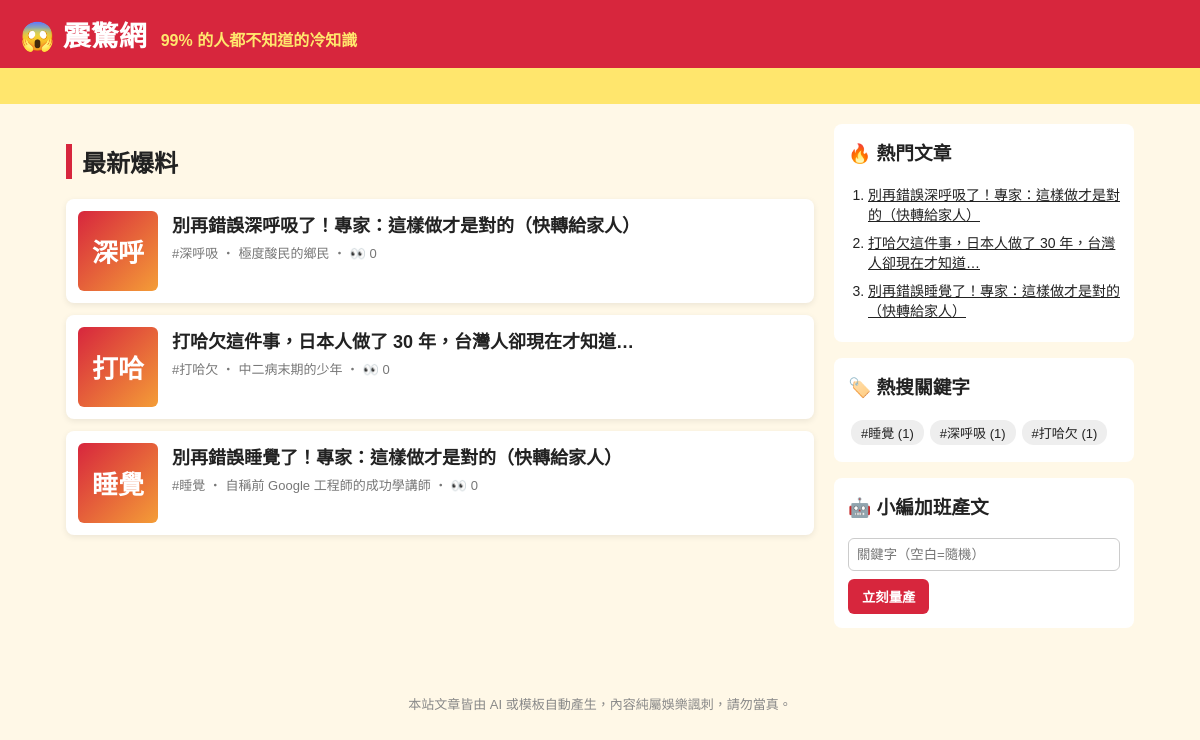
Before: / with the older database file.
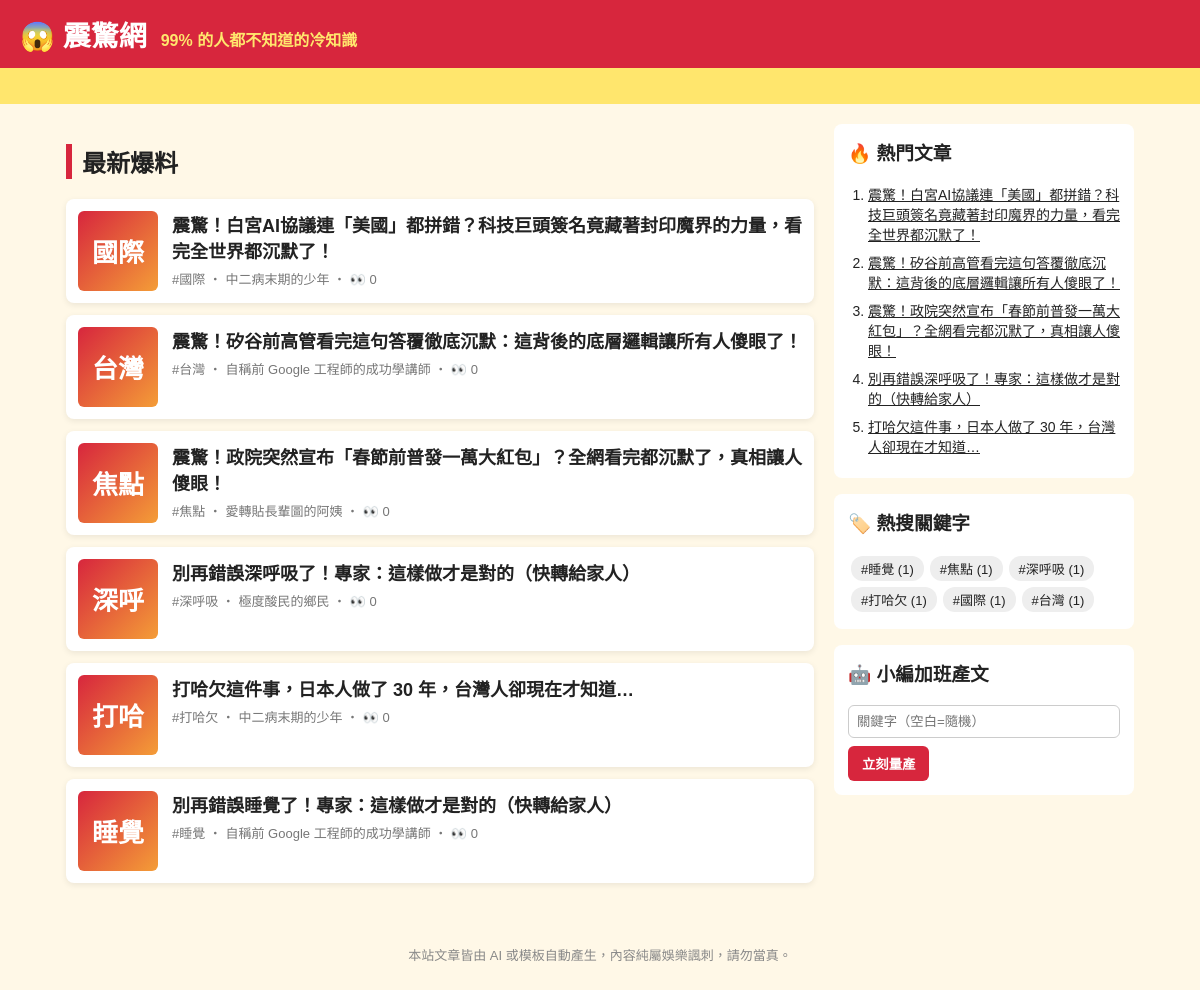
After: the same page with the newer database file.
### tables this page shows
CREATE TABLE articles (
                id         INTEGER PRIMARY KEY AUTOINCREMENT,
                keyword    TEXT NOT NULL,
                persona    TEXT NOT NULL,
                title      TEXT NOT NULL,
                content    TEXT NOT NULL,
                source     TEXT NOT NULL,
                views      INTEGER NOT NULL DEFAULT 0,
                created_at TEXT NOT NULL
            , news_title TEXT, news_url TEXT);

### app.py (the view)
@app.route("/")
def index():
    return render_template("index.html", articles=db.list_articles(), heading="最新爆料")

### app.py (called while the page is built)
@app.context_processor
def sidebar():
    return {"hot": db.hot_articles(), "tags": db.keywords(), "static_site": app.config["STATIC_SITE"]}

### db.py (called while the page is built)
def connect():
    conn = sqlite3.connect(DB_PATH)
    conn.row_factory = sqlite3.Row
    return conn

def list_articles(limit=50, keyword=None):
    with connect() as conn:
        if keyword:
            return conn.execute(
                "SELECT * FROM articles WHERE keyword = ? ORDER BY id DESC LIMIT ?", (keyword, limit)
            ).fetchall()
        return conn.execute("SELECT * FROM articles ORDER BY id DESC LIMIT ?", (limit,)).fetchall()

def hot_articles(limit=5):
    with connect() as conn:
        return conn.execute("SELECT * FROM articles ORDER BY views DESC, id DESC LIMIT ?", (limit,)).fetchall()

def keywords():
    with connect() as conn:
        return conn.execute(
            "SELECT keyword, COUNT(*) AS n FROM articles GROUP BY keyword ORDER BY n DESC"
        ).fetchall()

### templates/index.html
{% extends "base.html" %}
{% block content %}
<h2 class="heading">{{ heading }}</h2>
{% for a in articles %}
  <a class="card" href="{{ url_for('article', article_id=a.id) }}">
    <div class="thumb">{{ a.keyword[:2] }}</div>
    <div>
      <h3>{{ a.title }}</h3>
      <p class="meta">#{{ a.keyword }} ‧ {{ a.persona }}{% if not static_site %} ‧ 👀 {{ a.views }}{% endif %}</p>
    </div>
  </a>
{% else %}
  <p class="empty">還沒有文章。執行 <code>python generator.py -n 5</code> 或用右邊按鈕開始量產。</p>
{% endfor %}
{% endblock %}

### templates/base.html (shortened to what this page needs)
<!doctype html>
<html lang="zh-Hant">
<head>
  <link rel="stylesheet" href="{{ url_for('static', filename='style.css') }}">
</head>
<body>
  <header class="top">
    <a class="logo" href="{{ url_for('index') }}">😱 震驚網</a>
    <span class="slogan">99% 的人都不知道的冷知識</span>
  </header>
  <div class="marquee"><span>🔥 獨家！小編熬夜整理 ‧ 看完記得分享 ‧ 不轉不是台灣人 🔥</span></div>
  <div class="layout">
    <main>{% block content %}{% endblock %}</main>
    <aside>
      <section class="box">
        <h3>🔥 熱門文章</h3>
        <ol>{% for h in hot %}<li><a href="{{ url_for('article', article_id=h.id) }}">{{ h.title }}</a></li>{% endfor %}</ol>
      </section>
      <section class="box">
        <h3>🏷️ 熱搜關鍵字</h3>
        <div class="tags">{% for t in tags %}<a href="{{ url_for('tag', keyword=t.keyword) }}">#{{ t.keyword }} ({{ t.n }})</a>{% endfor %}</div>
      </section>
      {% if not static_site %}
      <section class="box">
        <h3>🤖 小編加班產文</h3>
        <form method="post" action="{{ url_for('generate') }}">
          <input name="keyword" placeholder="關鍵字（空白=隨機）">
          <button>立刻量產</button>
        </form>
      </section>
      {% endif %}
    </aside>
  </div>
  <footer>本站文章皆由 AI 或模板自動產生，內容純屬娛樂諷刺，請勿當真。</footer>
</body>
</html>

### static/style.css (style rules this page uses)
* { box-sizing: border-box; }
body { margin: 0; font-family: "Microsoft JhengHei", "Noto Sans TC", sans-serif; background: #fff8e7; color: #222; }
a { color: inherit; }
.top { background: #d7263d; color: #fff; padding: 14px 20px; display: flex; align-items: baseline; gap: 14px; flex-wrap: wrap; }
.logo { font-size: 28px; font-weight: 900; text-decoration: none; }
.slogan { color: #ffe66d; font-weight: bold; }
.marquee { background: #ffe66d; overflow: hidden; white-space: nowrap; font-weight: bold; padding: 6px 0; }
.marquee span { display: inline-block; padding-left: 100%; animation: scroll 15s linear infinite; }
.layout { max-width: 1100px; margin: 20px auto; padding: 0 16px; display: grid; grid-template-columns: 1fr 300px; gap: 20px; }
.heading { border-left: 6px solid #d7263d; padding-left: 10px; }
.card { display: flex; gap: 14px; background: #fff; border-radius: 8px; padding: 12px; margin-bottom: 12px; text-decoration: none; box-shadow: 0 2px 6px rgba(0,0,0,.08); }
.card h3 { margin: 0 0 6px; font-size: 18px; }
.thumb { flex: 0 0 80px; height: 80px; border-radius: 6px; background: linear-gradient(135deg, #d7263d, #f49d37); color: #fff; font-size: 26px; font-weight: 900; display: grid; place-items: center; }
.meta { color: #777; font-size: 13px; margin: 0; }
.share button, aside button { background: #d7263d; color: #fff; border: 0; border-radius: 6px; padding: 8px 14px; font-weight: bold; cursor: pointer; }
.box { background: #fff; border-radius: 8px; padding: 14px; margin-bottom: 16px; }
.box h3 { margin-top: 0; }
.box ol { padding-left: 20px; margin: 0; }
.box li { margin-bottom: 8px; font-size: 14px; }
.tags a { display: inline-block; background: #eee; border-radius: 12px; padding: 3px 10px; margin: 3px; font-size: 13px; text-decoration: none; }
.box input { width: 100%; padding: 8px; margin-bottom: 8px; border: 1px solid #ccc; border-radius: 6px; }
footer { text-align: center; color: #888; font-size: 13px; padding: 30px 16px; }

Changed rows visible on the page:
no longer on one of the page's lists (row unchanged): articles: title "別再錯誤睡覺了！專家：這樣做才是對的（快轉給家人）"
added articles: keyword "國際", title "震驚！白宮AI協議連「美國」都拼錯？科技巨頭簽名竟藏著封印魔界的力量，看完全世界都沉默了！", persona "中二病末期的少年", views "0"
added articles: keyword "台灣", title "震驚！矽谷前高管看完這句答覆徹底沉默：這背後的底層邏輯讓所有人傻眼了！", persona "自稱前 Google 工程師的成功學講師", views "0"
added articles: keyword "焦點", title "震驚！政院突然宣布「春節前普發一萬大紅包」？全網看完都沉默了，真相讓人傻眼！", persona "愛轉貼長輩圖的阿姨", views "0"
Other visible differences:
new list line: "# 焦點 ( 1 )"
new list line: "# 國際 ( 1 )"
new list line: "# 台灣 ( 1 )"
